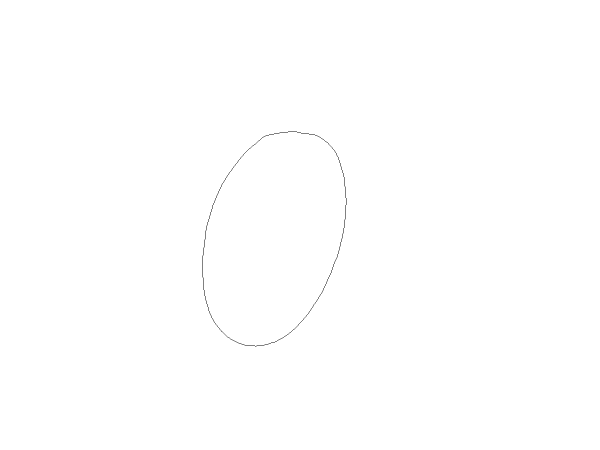
#> input picture skeletonized_images_2/img001-053.png, 1200 x 900 px (shown at 1/2 size)
$ python -i pre_processing.py   (imports and definitions only)
#> lines starting #> are read from the running program, lines starting #| are printed output that depends on the picture; after the words box and inside, x2 and y2 are one past the last pixel; in counts of white or black regions, pixels touching at a corner belong together
#> further down, picture is the input picture: shape (900, 1200, 3); 99.9% white; black in thin lines or dots, all inside (x1, y1, x2, y2) = (405, 262, 693, 693)
import json
import os
import cv2 as cv
import json
from csv import reader
from features import horizontal_histogram_projection, horizontal_line_intersection, horizontal_ratio, horizontal_symmetry, nb_of_pixels_per_segment, vertical_histogram_projection, vertical_line_intersection, vertical_ratio, vertical_symmetry
WIDTH = 80
HEIGHT = 80
import numpy as np

arabic_letters = ['ا', 'ب', 'ت', 'ث', 'ج', 'ح', 'خ', 'د', 'ذ', 'ر', 'ز', 'س', 'ش', 'ص', 'ض', 'ط', 'ظ', 'ع', 'غ', 'ف', 'ق', 'ك', 'ل', 'م', 'ن', 'ه', 'و', 'ي']

# [25 lines left out: functions get_cnn_data, convert_csv_to_json, not called in this run]

def pre_process_letter(image):
    # convert image to grayscale and apply threshold to create a binary image
    gray_image = cv.cvtColor(image, cv.COLOR_BGR2GRAY)
    thresh_image = cv.threshold(gray_image, 0, 255, cv.THRESH_BINARY_INV + cv.THRESH_OTSU)[1]
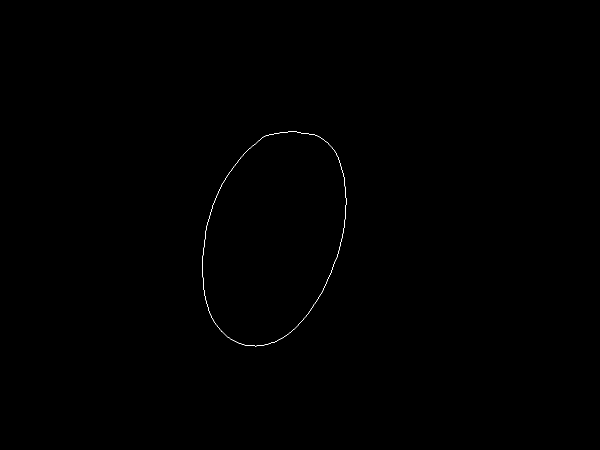
#> thresh_image: shape (900, 1200) (shown at 1/2 size); 0.1% white in thin lines or dots, all inside (x1, y1, x2, y2) = (405, 262, 693, 693)

    # find contours in the image
    contours = cv.findContours(thresh_image, cv.RETR_EXTERNAL, cv.CHAIN_APPROX_SIMPLE)
#> contours = 1 contour; box (x1, y1, x2, y2) and area: (405, 262, 693, 693) 94026
    contours = contours[0] if len(contours) == 2 else contours[1]

    # find the contour with the biggest area
    max_area = 0
    biggest_contour = None
    for countour in contours:
        x,y,w,h = cv.boundingRect(countour)
        area = w*h
        if area > max_area:
            max_area = area
            biggest_contour = (x,y,x+w,y+h)
#> this loop made 1 pass
#> (x, y, w, h, area, max_area, biggest_contour) on pass 1: (405, 262, 288, 431, 124128, 124128, (405, 262, 693, 693))
#> after the loop, max_area = 124128

    # resize the image to the dimensions of the biggest contour
    dim = (WIDTH, HEIGHT)
    biggest_image = image[biggest_contour[1]:biggest_contour[3], biggest_contour[0]:biggest_contour[2]]
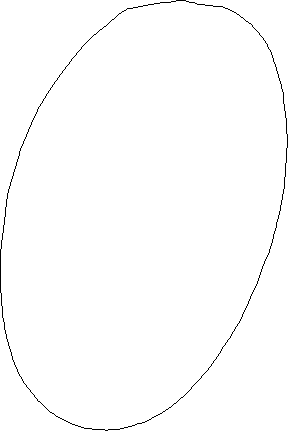
#> biggest_image: shape (431, 288, 3); 99.2% white; black in thin lines or dots
    biggest_image = cv.resize(biggest_image, dim, interpolation = cv.INTER_AREA)
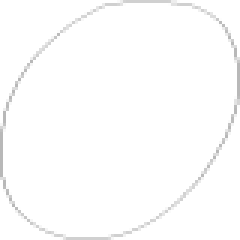
#> biggest_image: shape (80, 80, 3) (shown 3 times larger); min 184, max 255, mean 252.9
    biggest_image = convert_dark_to_black_and_light_to_white(biggest_image)

    return biggest_image

# [192 lines left out: functions pre_process_image, pre_process_images, extract_features_for_training_data, get_total_nb_of_pixels, post_skeletonization, gray_to_black, not called in this run]


def convert_dark_to_black_and_light_to_white(image):
    # Convert all dark pixels (less than 128) to black
    image[image < 240] = 0
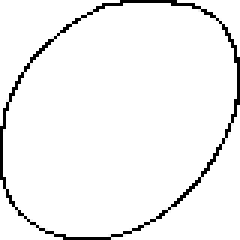
#> image: shape (80, 80, 3) (shown 3 times larger); min 0, max 255, mean 243.7

    # Convert all light pixels (greater than or equal to 128) to white
    image[image >= 240] = 255
#> image: shape (80, 80, 3); 95.6% white; black in thin lines or dots

    return image

# [53 lines left out: functions create_json_arabic, black_to_white, update_aspect_ratio, not called in this run]

# [15 lines of commented-out code are left out]

>>> import cv2
>>> picture = cv2.imread('skeletonized_images_2/img001-053.png')
>>> result = pre_process_letter(picture)

$ run again, on skeletonized_images_2/img005-038.png
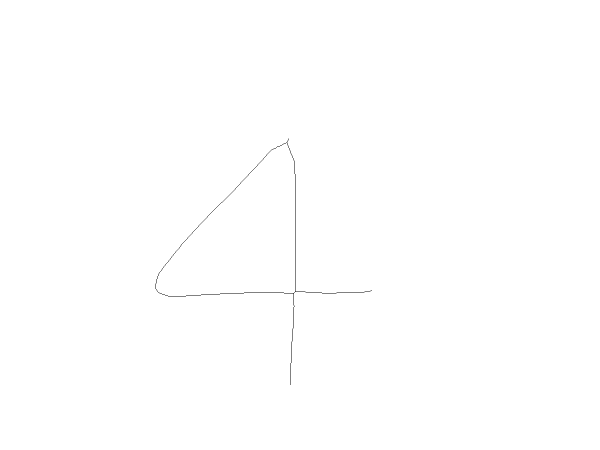
#> input picture skeletonized_images_2/img005-038.png, 1200 x 900 px (shown at 1/2 size)
#> picture is the input picture: shape (900, 1200, 3); 99.9% white; black in thin lines or dots, all inside (x1, y1, x2, y2) = (310, 277, 744, 770)
#> in pre_process_letter, `thresh_image = cv.threshold(gray_image, 0, 255, cv.THRESH_BINARY_INV +..`:
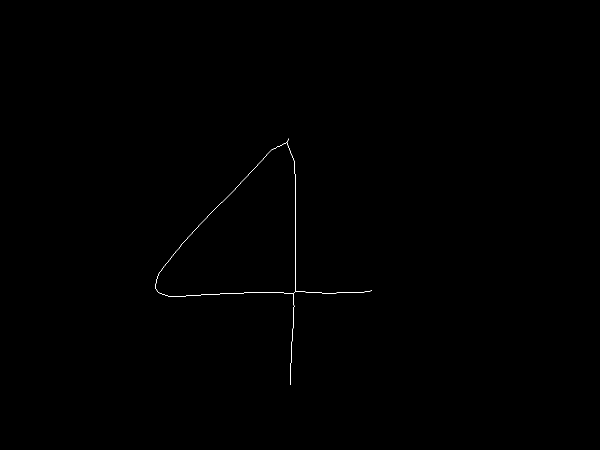
#> thresh_image: shape (900, 1200) (shown at 1/2 size); 0.11% white in thin lines or dots, all inside (x1, y1, x2, y2) = (310, 277, 744, 770)
#> contours = 1 contour; box (x1, y1, x2, y2) and area: (310, 277, 744, 770) 51894
#> the loop in pre_process_letter, `for countour in contours:` made 1 pass
#> (x, y, w, h, area, max_area, biggest_contour) on pass 1: (310, 277, 434, 493, 213962, 213962, (310, 277, 744, 770))
#> after the loop in pre_process_letter, `for countour in contours:`: max_area = 213962
#> in convert_dark_to_black_and_light_to_white, `image[image < 240] = 0`:
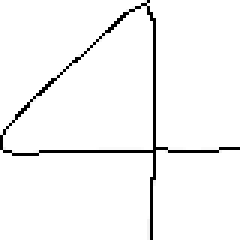
#> image: shape (80, 80, 3) (shown 3 times larger); min 0, max 255, mean 245.7
